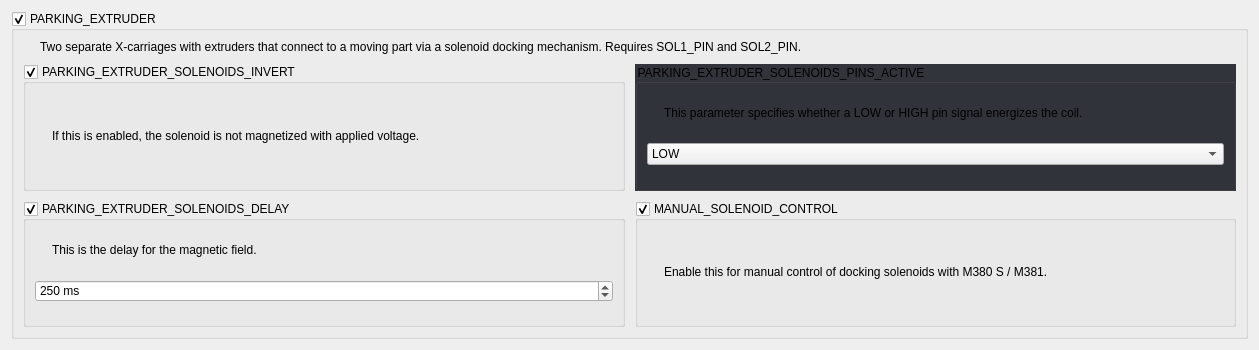
         <widget class="QWidget" name="scrollAreaWidgetContents">
          <property name="geometry">
           <rect>
            <x>0</x>
            <y>0</y>
            <width>1259</width>
            <height>350</height>
           </rect>
          </property>
          <property name="styleSheet">
           <string notr="true">#scrollAreaWidgetContents {
	background: rgb(34, 35, 40);
}</string>
          </property>
          <layout class="QGridLayout" name="gridLayout_43">
           <property name="spacing">
            <number>10</number>
           </property>
           <item row="1" column="0">
            <widget class="QGroupBox" name="uParkingExtruderBox">
             <property name="title">
              <string>PARKING_EXTRUDER</string>
             </property>
             <property name="checkable">
              <bool>true</bool>
             </property>
             <layout class="QGridLayout" name="gridLayout_16">
              <property name="spacing">
               <number>10</number>
              </property>
              <item row="0" column="1">
               <widget class="QLabel" name="label_43">
                <property name="text">
                 <string>Two separate X-carriages with extruders that connect to a moving part via a solenoid docking mechanism. Requires SOL1_PIN and SOL2_PIN.</string>
                </property>
               </widget>
              </item>
              <item row="1" column="0" colspan="2">
               <widget class="QWidget" name="widget_9" native="true">
                <layout class="QGridLayout" name="gridLayout_38">
                 <property name="leftMargin">
                  <number>0</number>
                 </property>
                 <property name="topMargin">
                  <number>0</number>
                 </property>
                 <property name="rightMargin">
                  <number>0</number>
                 </property>
                 <property name="bottomMargin">
                  <number>0</number>
                 </property>
                 <property name="spacing">
                  <number>10</number>
                 </property>
                 <item row="1" column="0">
                  <widget class="QGroupBox" name="uParkingExtruderSolenoidsDelayBox">
                   <property name="title">
                    <string>PARKING_EXTRUDER_SOLENOIDS_DELAY</string>
                   </property>
                   <property name="checkable">
                    <bool>true</bool>
                   </property>
                   <layout class="QGridLayout" name="gridLayout_34">
                    <property name="spacing">
                     <number>10</number>
                    </property>
                    <item row="0" column="0">
                     <widget class="QLabel" name="label_46">
                      <property name="sizePolicy">
                       <sizepolicy hsizetype="Fixed" vsizetype="Fixed">
                        <horstretch>0</horstretch>
                        <verstretch>0</verstretch>
                       </sizepolicy>
                      </property>
                      <property name="text">
                       <string/>
                      </property>
                      <property name="pixmap">
                       <pixmap resource="../resources/resources.qrc">:/info_FILL0_wght100_GRAD0_opsz20.svg</pixmap>
                      </property>
                     </widget>
                    </item>
                    <item row="0" column="1">
                     <widget class="QLabel" name="label_47">
                      <property name="text">
                       <string>This is the delay for the magnetic field.</string>
                      </property>
                     </widget>
                    </item>
                    <item row="1" column="0" colspan="2">
                     <widget class="QSpinBox" name="uParkingExtruderSolenoidsDelaySpinBox">
                      <property name="suffix">
                       <string> ms</string>
                      </property>
                      <property name="maximum">
                       <number>10000</number>
                      </property>
                      <property name="stepType">
                       <enum>QAbstractSpinBox::AdaptiveDecimalStepType</enum>
                      </property>
                      <property name="value">
                       <number>250</number>
                      </property>
                     </widget>
                    </item>
                   </layout>
                  </widget>
                 </item>
                 <item row="0" column="0">
                  <widget class="QGroupBox" name="uParkingExtruderSolenoidsInvertBox">
                   <property name="title">
                    <string>PARKING_EXTRUDER_SOLENOIDS_INVERT</string>
                   </property>
                   <property name="checkable">
                    <bool>true</bool>
                   </property>
                   <layout class="QGridLayout" name="gridLayout_35">
                    <property name="spacing">
                     <number>10</number>
                    </property>
                    <item row="0" column="0">
                     <widget class="QLabel" name="label_44">
                      <property name="sizePolicy">
                       <sizepolicy hsizetype="Fixed" vsizetype="Fixed">
                        <horstretch>0</horstretch>
                        <verstretch>0</verstretch>
                       </sizepolicy>
                      </property>
                      <property name="text">
                       <string/>
                      </property>
                      <property name="pixmap">
                       <pixmap resource="../resources/resources.qrc">:/info_FILL0_wght100_GRAD0_opsz20.svg</pixmap>
                      </property>
                     </widget>
                    </item>
                    <item row="0" column="1">
                     <widget class="QLabel" name="label_45">
                      <property name="text">
                       <string>If this is enabled, the solenoid is not magnetized with applied voltage.</string>
                      </property>
                     </widget>
                    </item>
                   </layout>
                  </widget>
                 </item>
                 <item row="0" column="1">
                  <widget class="QGroupBox" name="uParkingExtruderSolenoidsPinsActiveBox">
                   <property name="focusPolicy">
                    <enum>Qt::StrongFocus</enum>
                   </property>
                   <property name="styleSheet">
                    <string notr="true">QGroupBox:!disabled {
	background: rgb(50, 52, 59);
}</string>
                   </property>
                   <property name="title">
                    <string>PARKING_EXTRUDER_SOLENOIDS_PINS_ACTIVE</string>
                   </property>
                   <layout class="QGridLayout" name="gridLayout_33">
                    <property name="spacing">
                     <number>10</number>
                    </property>
                    <item row="0" column="0">
                     <widget class="QLabel" name="label_50">
                      <property name="sizePolicy">
                       <sizepolicy hsizetype="Fixed" vsizetype="Fixed">
                        <horstretch>0</horstretch>
                        <verstretch>0</verstretch>
                       </sizepolicy>
                      </property>
                      <property name="text">
                       <string/>
                      </property>
                      <property name="pixmap">
                       <pixmap resource="../resources/resources.qrc">:/info_FILL0_wght100_GRAD0_opsz20.svg</pixmap>
                      </property>
                     </widget>
                    </item>
                    <item row="0" column="1">
                     <widget class="QLabel" name="label_51">
                      <property name="text">
                       <string>This parameter specifies whether a LOW or HIGH pin signal energizes the coil.</string>
                      </property>
                     </widget>
                    </item>
                    <item row="1" column="0" colspan="2">
                     <widget class="Dropdown" name="uParkingExtruderSolenoidsPinsActiveDropdown">
                      <item>
                       <property name="text">
                        <string>LOW</string>
                       </property>
                      </item>
                      <item>
                       <property name="text">
                        <string>HIGH</string>
                       </property>
                      </item>
                     </widget>
                    </item>
                   </layout>
                  </widget>
                 </item>
                 <item row="1" column="1">
                  <widget class="QGroupBox" name="uManualSolenoidControlBox">
                   <property name="title">
                    <string>MANUAL_SOLENOID_CONTROL</string>
                   </property>
                   <property name="checkable">
                    <bool>true</bool>
                   </property>
                   <layout class="QGridLayout" name="gridLayout_36">
                    <property name="spacing">
                     <number>10</number>
                    </property>
                    <item row="0" column="0">
                     <widget class="QLabel" name="label_48">
                      <property name="sizePolicy">
                       <sizepolicy hsizetype="Fixed" vsizetype="Fixed">
                        <horstretch>0</horstretch>
                        <verstretch>0</verstretch>
                       </sizepolicy>
                      </property>
                      <property name="text">
                       <string/>
                      </property>
                      <property name="pixmap">
                       <pixmap resource="../resources/resources.qrc">:/info_FILL0_wght100_GRAD0_opsz20.svg</pixmap>
                      </property>
                     </widget>
                    </item>
                    <item row="0" column="1">
                     <widget class="QLabel" name="label_49">
                      <property name="text">
                       <string>Enable this for manual control of docking solenoids with M380 S / M381.</string>
                      </property>
                     </widget>
                    </item>
                   </layout>
                  </widget>
                 </item>
                </layout>
               </widget>
              </item>
              <item row="0" column="0">
               <widget class="QLabel" name="label_42">
                <property name="sizePolicy">
                 <sizepolicy hsizetype="Fixed" vsizetype="Fixed">
                  <horstretch>0</horstretch>
                  <verstretch>0</verstretch>
                 </sizepolicy>
                </property>
                <property name="text">
                 <string/>
                </property>
                <property name="pixmap">
                 <pixmap resource="../resources/resources.qrc">:/info_FILL0_wght100_GRAD0_opsz20.svg</pixmap>
                </property>
               </widget>
              </item>
             </layout>
            </widget>
           </item>
          </layout>
         </widget>
